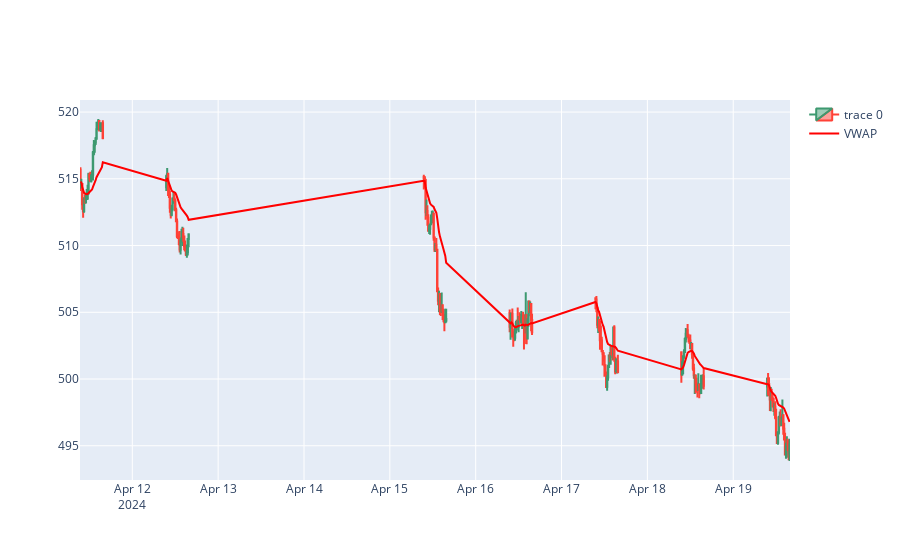

Notebook cell for this chart:
### Code cell
import plotly.graph_objects as go

dfpl = data[:]
fig = go.Figure(data=[go.Candlestick(x=dfpl.index,
                open=dfpl['Open'],
                high=dfpl['High'],
                low=dfpl['Low'],
                close=dfpl['Close'])])

# Add the moving averages to the plot
fig.add_trace(go.Scatter(x=dfpl.index, y=dfpl['VWAP_D'], mode='lines', name='VWAP', line=dict(color='red')))

fig.update_layout(xaxis_rangeslider_visible=False)
fig.show()

### Figure 1 — Plotly figure (JSON) as saved in the notebook; plotly's stock layout.template omitted (floating-point values rounded to 4 significant figures; data arrays with more than 128 entries replaced by an {"elided": "..."} marker saying what was removed)
{"data": [{"close": {"elided": "182 float values"}, "high": {"elided": "182 float values"}, "low": {"elided": "182 float values"}, "open": {"elided": "182 float values"}, "type": "candlestick", "x": {"elided": "182 str values"}}, {"line": {"color": "red"}, "mode": "lines", "name": "VWAP", "type": "scatter", "x": {"elided": "182 str values"}, "y": {"elided": "182 float values"}}], "layout": {"xaxis": {"rangeslider": {"visible": false}}}}
